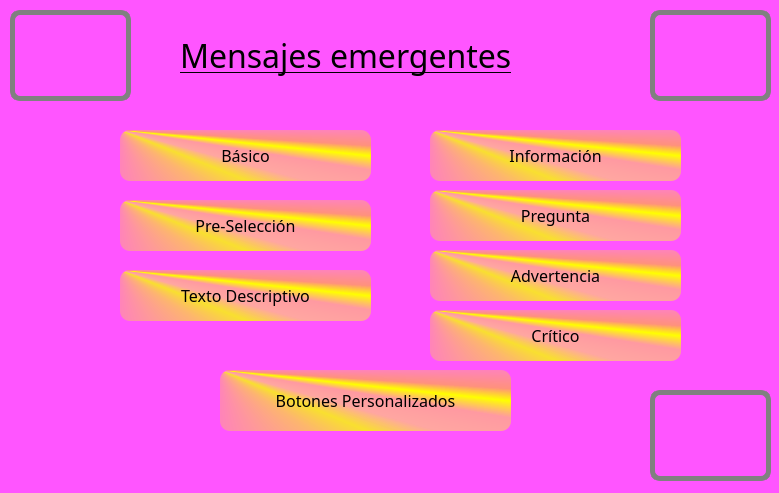
<?xml version="1.0" encoding="UTF-8"?>
<ui version="4.0">
 <class>MainWindow</class>
 <widget class="QMainWindow" name="MainWindow">
  <property name="geometry">
   <rect>
    <x>0</x>
    <y>0</y>
    <width>779</width>
    <height>493</height>
   </rect>
  </property>
  <property name="windowTitle">
   <string>MainWindow</string>
  </property>
  <property name="styleSheet">
   <string notr="true">background-color: rgb(255, 112, 224);
background-color: rgb(255, 85, 255);</string>
  </property>
  <widget class="QWidget" name="centralwidget">
   <widget class="QPushButton" name="btn_basico">
    <property name="geometry">
     <rect>
      <x>120</x>
      <y>130</y>
      <width>251</width>
      <height>51</height>
     </rect>
    </property>
    <property name="font">
     <font>
      <family>MV Boli</family>
      <pointsize>12</pointsize>
      <weight>50</weight>
      <italic>false</italic>
      <bold>false</bold>
     </font>
    </property>
    <property name="styleSheet">
     <string notr="true">
background-color: rgb(255, 255, 255);
background-color: qconicalgradient(cx:0, cy:0, angle:135, stop:0 rgba(255, 255, 0, 69), stop:0.375 rgba(255, 255, 0, 69), stop:0.423533 rgba(251, 255, 0, 145), stop:0.45 rgba(247, 255, 0, 208), stop:0.477581 rgba(255, 244, 71, 130), stop:0.518717 rgba(255, 218, 71, 130), stop:0.55 rgba(255, 255, 0, 255), stop:0.57754 rgba(255, 203, 0, 130), stop:0.625 rgba(255, 255, 0, 69), stop:1 rgba(255, 255, 0, 69));
border-radius: 10px;</string>
    </property>
    <property name="text">
     <string>Básico</string>
    </property>
   </widget>
   <widget class="QPushButton" name="btn_texto_detallado">
    <property name="geometry">
     <rect>
      <x>120</x>
      <y>270</y>
      <width>251</width>
      <height>51</height>
     </rect>
    </property>
    <property name="font">
     <font>
      <family>MV Boli</family>
      <pointsize>12</pointsize>
     </font>
    </property>
    <property name="styleSheet">
     <string notr="true">
background-color: rgb(255, 255, 255);
background-color: qconicalgradient(cx:0, cy:0, angle:135, stop:0 rgba(255, 255, 0, 69), stop:0.375 rgba(255, 255, 0, 69), stop:0.423533 rgba(251, 255, 0, 145), stop:0.45 rgba(247, 255, 0, 208), stop:0.477581 rgba(255, 244, 71, 130), stop:0.518717 rgba(255, 218, 71, 130), stop:0.55 rgba(255, 255, 0, 255), stop:0.57754 rgba(255, 203, 0, 130), stop:0.625 rgba(255, 255, 0, 69), stop:1 rgba(255, 255, 0, 69));
border-radius: 10px;</string>
    </property>
    <property name="text">
     <string>Texto Descriptivo</string>
    </property>
   </widget>
   <widget class="QPushButton" name="btn_pregunta">
    <property name="geometry">
     <rect>
      <x>430</x>
      <y>190</y>
      <width>251</width>
      <height>51</height>
     </rect>
    </property>
    <property name="font">
     <font>
      <family>MV Boli</family>
      <pointsize>12</pointsize>
     </font>
    </property>
    <property name="styleSheet">
     <string notr="true">
background-color: rgb(255, 255, 255);
background-color: qconicalgradient(cx:0, cy:0, angle:135, stop:0 rgba(255, 255, 0, 69), stop:0.375 rgba(255, 255, 0, 69), stop:0.423533 rgba(251, 255, 0, 145), stop:0.45 rgba(247, 255, 0, 208), stop:0.477581 rgba(255, 244, 71, 130), stop:0.518717 rgba(255, 218, 71, 130), stop:0.55 rgba(255, 255, 0, 255), stop:0.57754 rgba(255, 203, 0, 130), stop:0.625 rgba(255, 255, 0, 69), stop:1 rgba(255, 255, 0, 69));
border-radius: 10px;</string>
    </property>
    <property name="text">
     <string>Pregunta</string>
    </property>
   </widget>
   <widget class="QPushButton" name="btn_informacion">
    <property name="geometry">
     <rect>
      <x>430</x>
      <y>130</y>
      <width>251</width>
      <height>51</height>
     </rect>
    </property>
    <property name="font">
     <font>
      <family>MV Boli</family>
      <pointsize>12</pointsize>
     </font>
    </property>
    <property name="styleSheet">
     <string notr="true">
background-color: rgb(255, 255, 255);
background-color: qconicalgradient(cx:0, cy:0, angle:135, stop:0 rgba(255, 255, 0, 69), stop:0.375 rgba(255, 255, 0, 69), stop:0.423533 rgba(251, 255, 0, 145), stop:0.45 rgba(247, 255, 0, 208), stop:0.477581 rgba(255, 244, 71, 130), stop:0.518717 rgba(255, 218, 71, 130), stop:0.55 rgba(255, 255, 0, 255), stop:0.57754 rgba(255, 203, 0, 130), stop:0.625 rgba(255, 255, 0, 69), stop:1 rgba(255, 255, 0, 69));
border-radius: 10px;</string>
    </property>
    <property name="text">
     <string>Información</string>
    </property>
   </widget>
   <widget class="QPushButton" name="btn_op_defecto">
    <property name="geometry">
     <rect>
      <x>120</x>
      <y>200</y>
      <width>251</width>
      <height>51</height>
     </rect>
    </property>
    <property name="font">
     <font>
      <family>MV Boli</family>
      <pointsize>12</pointsize>
     </font>
    </property>
    <property name="styleSheet">
     <string notr="true">
background-color: rgb(255, 255, 255);
background-color: qconicalgradient(cx:0, cy:0, angle:135, stop:0 rgba(255, 255, 0, 69), stop:0.375 rgba(255, 255, 0, 69), stop:0.423533 rgba(251, 255, 0, 145), stop:0.45 rgba(247, 255, 0, 208), stop:0.477581 rgba(255, 244, 71, 130), stop:0.518717 rgba(255, 218, 71, 130), stop:0.55 rgba(255, 255, 0, 255), stop:0.57754 rgba(255, 203, 0, 130), stop:0.625 rgba(255, 255, 0, 69), stop:1 rgba(255, 255, 0, 69));
border-radius: 10px;</string>
    </property>
    <property name="text">
     <string>Pre-Selección</string>
    </property>
   </widget>
   <widget class="QPushButton" name="btn_botones_personalizados">
    <property name="geometry">
     <rect>
      <x>220</x>
      <y>370</y>
      <width>291</width>
      <height>61</height>
     </rect>
    </property>
    <property name="font">
     <font>
      <family>MV Boli</family>
      <pointsize>12</pointsize>
     </font>
    </property>
    <property name="styleSheet">
     <string notr="true">
background-color: rgb(255, 255, 255);
background-color: qconicalgradient(cx:0, cy:0, angle:135, stop:0 rgba(255, 255, 0, 69), stop:0.375 rgba(255, 255, 0, 69), stop:0.423533 rgba(251, 255, 0, 145), stop:0.45 rgba(247, 255, 0, 208), stop:0.477581 rgba(255, 244, 71, 130), stop:0.518717 rgba(255, 218, 71, 130), stop:0.55 rgba(255, 255, 0, 255), stop:0.57754 rgba(255, 203, 0, 130), stop:0.625 rgba(255, 255, 0, 69), stop:1 rgba(255, 255, 0, 69));
border-radius: 10px;</string>
    </property>
    <property name="text">
     <string>Botones Personalizados</string>
    </property>
   </widget>
   <widget class="QPushButton" name="btn_critico">
    <property name="geometry">
     <rect>
      <x>430</x>
      <y>310</y>
      <width>251</width>
      <height>51</height>
     </rect>
    </property>
    <property name="font">
     <font>
      <family>MV Boli</family>
      <pointsize>12</pointsize>
     </font>
    </property>
    <property name="styleSheet">
     <string notr="true">
background-color: rgb(255, 255, 255);
background-color: qconicalgradient(cx:0, cy:0, angle:135, stop:0 rgba(255, 255, 0, 69), stop:0.375 rgba(255, 255, 0, 69), stop:0.423533 rgba(251, 255, 0, 145), stop:0.45 rgba(247, 255, 0, 208), stop:0.477581 rgba(255, 244, 71, 130), stop:0.518717 rgba(255, 218, 71, 130), stop:0.55 rgba(255, 255, 0, 255), stop:0.57754 rgba(255, 203, 0, 130), stop:0.625 rgba(255, 255, 0, 69), stop:1 rgba(255, 255, 0, 69));
border-radius: 10px;</string>
    </property>
    <property name="text">
     <string>Crítico</string>
    </property>
   </widget>
   <widget class="QPushButton" name="btn_advertencia">
    <property name="geometry">
     <rect>
      <x>430</x>
      <y>250</y>
      <width>251</width>
      <height>51</height>
     </rect>
    </property>
    <property name="font">
     <font>
      <family>MV Boli</family>
      <pointsize>12</pointsize>
     </font>
    </property>
    <property name="styleSheet">
     <string notr="true">
background-color: rgb(255, 255, 255);
background-color: qconicalgradient(cx:0, cy:0, angle:135, stop:0 rgba(255, 255, 0, 69), stop:0.375 rgba(255, 255, 0, 69), stop:0.423533 rgba(251, 255, 0, 145), stop:0.45 rgba(247, 255, 0, 208), stop:0.477581 rgba(255, 244, 71, 130), stop:0.518717 rgba(255, 218, 71, 130), stop:0.55 rgba(255, 255, 0, 255), stop:0.57754 rgba(255, 203, 0, 130), stop:0.625 rgba(255, 255, 0, 69), stop:1 rgba(255, 255, 0, 69));
border-radius: 10px;</string>
    </property>
    <property name="text">
     <string>Advertencia</string>
    </property>
   </widget>
   <widget class="QLabel" name="label">
    <property name="geometry">
     <rect>
      <x>10</x>
      <y>9</y>
      <width>101</width>
      <height>61</height>
     </rect>
    </property>
    <property name="text">
     <string/>
    </property>
   </widget>
   <widget class="QLabel" name="logouat">
    <property name="geometry">
     <rect>
      <x>10</x>
      <y>10</y>
      <width>121</width>
      <height>91</height>
     </rect>
    </property>
    <property name="styleSheet">
     <string notr="true">border: 5px solid gray;
border-radius: 10px;</string>
    </property>
    <property name="text">
     <string/>
    </property>
    <property name="pixmap">
     <pixmap resource="../recursos.qrc">:/Logos/Imagenes/logo uat.jpg</pixmap>
    </property>
    <property name="scaledContents">
     <bool>true</bool>
    </property>
   </widget>
   <widget class="QLabel" name="logofac">
    <property name="geometry">
     <rect>
      <x>650</x>
      <y>10</y>
      <width>121</width>
      <height>91</height>
     </rect>
    </property>
    <property name="styleSheet">
     <string notr="true">border: 5px solid gray;
border-radius: 10px;</string>
    </property>
    <property name="text">
     <string/>
    </property>
    <property name="pixmap">
     <pixmap resource="../recursos.qrc">:/Logos/Imagenes/logo fians.jpg</pixmap>
    </property>
    <property name="scaledContents">
     <bool>true</bool>
    </property>
   </widget>
   <widget class="QLabel" name="logoeq">
    <property name="geometry">
     <rect>
      <x>650</x>
      <y>390</y>
      <width>121</width>
      <height>91</height>
     </rect>
    </property>
    <property name="styleSheet">
     <string notr="true">border: 5px solid gray;
border-radius: 10px;</string>
    </property>
    <property name="text">
     <string/>
    </property>
    <property name="pixmap">
     <pixmap resource="../recursos.qrc">:/Logos/Imagenes/equipo.jpeg</pixmap>
    </property>
    <property name="scaledContents">
     <bool>true</bool>
    </property>
   </widget>
   <widget class="QLabel" name="label_2">
    <property name="geometry">
     <rect>
      <x>180</x>
      <y>10</y>
      <width>491</width>
      <height>91</height>
     </rect>
    </property>
    <property name="font">
     <font>
      <family>Papyrus</family>
      <pointsize>24</pointsize>
      <weight>50</weight>
      <bold>false</bold>
      <underline>true</underline>
      <strikeout>false</strikeout>
     </font>
    </property>
    <property name="text">
     <string>Mensajes emergentes</string>
    </property>
   </widget>
   <zorder>label_2</zorder>
   <zorder>btn_basico</zorder>
   <zorder>btn_texto_detallado</zorder>
   <zorder>btn_pregunta</zorder>
   <zorder>btn_informacion</zorder>
   <zorder>btn_op_defecto</zorder>
   <zorder>btn_botones_personalizados</zorder>
   <zorder>btn_critico</zorder>
   <zorder>btn_advertencia</zorder>
   <zorder>label</zorder>
   <zorder>logouat</zorder>
   <zorder>logofac</zorder>
   <zorder>logoeq</zorder>
  </widget>
 </widget>
 <resources>
  <include location="../recursos.qrc"/>
 </resources>
 <connections/>
</ui>
